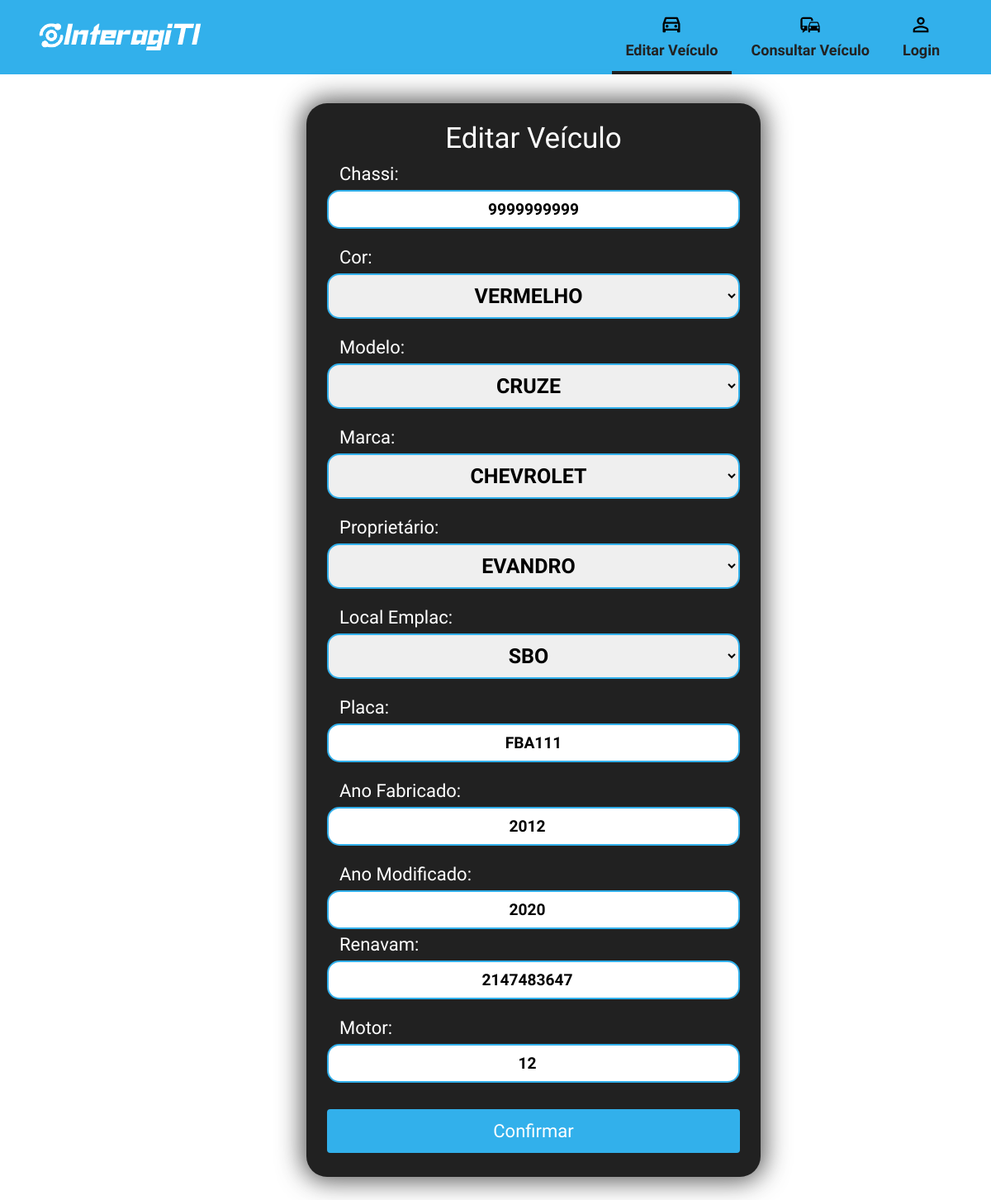
/editar_veiculos.php?id=54 (signed in), run on the app's committed database.
### tables this page shows
CREATE TABLE `veiculos` (
  `id` int(11) NOT NULL,
  `chassi` varchar(16) NOT NULL,
  `cor` tinyint(4) NOT NULL,
  `modelo` tinyint(4) NOT NULL,
  `marca` tinyint(4) NOT NULL,
  `proprietario` tinyint(4) NOT NULL,
  `local_emplac` tinyint(4) NOT NULL,
  `placa` varchar(7) NOT NULL,
  `ano_fab` varchar(4) NOT NULL,
  `ano_mod` varchar(4) NOT NULL,
  `renavam` int(11) NOT NULL,
  `motor` int(100) NOT NULL
);

### editar_veiculos.php (the view, shortened to what this page needs)
<?php
include('./script/conexao.php');
$select_id = "SELECT * FROM veiculos WHERE id = $_GET[id]";
$msqli = mysqli_query($conn, $select_id);
$row_veiculos = mysqli_fetch_assoc($msqli);
$sqlCor = "SELECT * FROM cor";
$cores = $mysqli->query($sqlCor) or die("Falha no SQL: " . $mysqli->error);
$sqlModelo = "SELECT * FROM modelo";
$modelos = $mysqli->query($sqlModelo) or die("Falha no SQL: " . $mysqli->error);
$sqlMarca = "SELECT * FROM marca";
$marcas = $mysqli->query($sqlMarca) or die("Falha no SQL: " . $mysqli->error);
$sqlProprietario = "SELECT * FROM proprietario";
$proprietarios = $mysqli->query($sqlProprietario) or die("Falha no SQL: " . $mysqli->error);
$sqlLocal_emplac = "SELECT * FROM local_emplac";
$local_emplacs = $mysqli->query($sqlLocal_emplac) or die("Falha no SQL: " . $mysqli->error);
?>
<!DOCTYPE html>
<html lang="pt-br">
  <head>
    <link rel="stylesheet" href="styles/reset.min.css" />
    <link rel="stylesheet" href="styles/style.css" />
  </head>
  <body>
    <header class="site-header">
      <div class="wrapper site-header__wrapper">
        <div class="site-header__start">
          <a href="cadastrar_veiculos.php"><img src="assets/logo-default.png" alt="logo"></a>
        </div>
        <div class="site-header__end">
          <nav class="nav">
            <ul class="nav__wrapper">
              <li class="nav__item active">
                <a href="cadastrar_veiculos.php">
                  <span>Editar Veículo</span>
                </a>
              </li>
              <li class="nav__item">
                <a href="consultar_veiculos.php">
                  <span>Consultar Veículo</span>
                </a>
              </li>
              <li class="nav__item">
                <a href="login.php">
                  <span>Login</span>
                </a>
              </li>
            </ul>
          </nav>
        </div>
      </div>
    </header>
    <div class="container">
      <div class="form-container">
        <h1>Editar Veículo</h1>
        <form action="script/form_edit.php" method="post">
          <label for="chassi">Chassi:</label>
          <input type="text" name="chassi" id="input" placeholder="9999999999999999" maxlength="16" required value="<?php echo $row_veiculos['chassi']; ?>">
          <br><br>
          <label for="cor">Cor:</label>
          <select name="cor" id="selection">
          <?php if ($cores) :?>
                  <?php foreach ($cores as $cor) : ?>
                  <?php if($cor['idCor'] == $row_veiculos['cor']){ ?>
                    <option selected value='<?php echo $cor['idCor']; ?>'><?php echo $cor['descricao']; ?></option>
                <?php }else{?>
                      <option value="<?php echo $cor['idCor']; ?>"><?php echo $cor['descricao']; ?></option> <?php } ?>
                  <?php endforeach; ?>
              <?php endif; ?>
          </select>
          <br><br>
          <label for="modelo">Modelo:</label>
          <select name="modelo" id="selection">
          <?php if ($modelos) :?>
                  <?php foreach ($modelos as $modelo) : ?>
                    <?php if($modelo['idModelo'] == $row_veiculos['modelo']){ ?>
                    <option selected value='<?php echo $modelo['idModelo']; ?>'><?php echo $modelo['descricao']; ?></option>
                <?php }else{?>
                      <option value="<?php echo $modelo['idModelo']; ?>"><?php echo $modelo['descricao']; ?></option> <?php } ?>
                  <?php endforeach; ?>
              <?php endif; ?>
          </select>
          <br><br>
          <label for="marca">Marca:</label>
          <select name="marca" id="selection">
          <?php if ($marcas) :?>
                  <?php foreach ($marcas as $marca) : ?>
                    <?php if($marca['idMarca'] == $row_veiculos['marca']){ ?>
                    <option selected value='<?php echo $marca['idMarca']; ?>'><?php echo $marca['descricao']; ?></option>
                <?php }else{?>
                      <option value="<?php echo $marca['idMarca']; ?>"><?php echo $marca['descricao']; ?></option> <?php } ?>
                  <?php endforeach; ?>
              <?php endif; ?>
          </select>
          <br><br>
          <label for="proprietario">Proprietário:</label>
          <select name="proprietario" id="selection">
          <?php if ($proprietarios) :?>
                  <?php foreach ($proprietarios as $proprietario) : ?>
                    <?php if($proprietario['idProp'] == $row_veiculos['proprietario']){ ?>
                    <option selected value='<?php echo $proprietario['idProp']; ?>'><?php echo $proprietario['descricao']; ?></option>
                <?php }else{?>
                      <option value="<?php echo $proprietario['idProp']; ?>"><?php echo $proprietario['descricao']; ?></option> <?php } ?>
                  <?php endforeach; ?>
              <?php endif; ?>
          </select>
          <br><br>
          <label for="local_emplac">Local Emplac:</label>
          <select name="local_emplac" id="selection">
          <?php if ($local_emplacs) :?>
                  <?php foreach ($local_emplacs as $local_emplac) : ?>
                    <?php if($local_emplac['idLocal_emplac'] == $row_veiculos['local_emplac']){ ?>
                    <option selected value='<?php echo $local_emplac['idLocal_emplac']; ?>'><?php echo $local_emplac['descricao']; ?></option>
                <?php }else{?>
                      <option value="<?php echo $local_emplac['idLocal_emplac']; ?>"><?php echo $local_emplac['descricao']; ?></option> <?php } ?>
                  <?php endforeach; ?>
              <?php endif; ?>
          </select>
          <br><br>
          <label for="placa">Placa:</label>
          <input type="text" name="placa" id="input" placeholder="" maxlength="7"
          value="<?php echo $row_veiculos['placa']; ?>" required>
          <br><br>
          <label for="ano_fab_mod">Ano Fabricado:</label>
          <input type="number" name="ano_fab" id="input" placeholder="2015" maxlength="4" min="1900" max="2099" step="1" value="<?php echo $row_veiculos['ano_fab']; ?>" required>
          <br><br>
          <label for="ano_fab_mod">Ano Modificado:</label>
          <input type="number" name="ano_mod" id="input" placeholder="2022" maxlength="4" min="1900" max="2099" step="1" value="<?php echo $row_veiculos['ano_mod']; ?>" required>
          <label for="renavam">Renavam:</label>
          <input type="number" name="renavam" id="input" placeholder="00000000000" maxlength="11" required value="<?php echo $row_veiculos['renavam']; ?>">
          <br><br>
          <label for="motor">Motor:</label>
          <input type="number" name="motor" id="input" placeholder="V11" maxlength="15" required value="<?php echo $row_veiculos['motor']; ?>">
          <br><br>
           <input type="submit" value="Confirmar">
          <br><br>
        </form>
      </div>
    </div>
  </body>
</html>

### styles/style.css (style rules this page uses)
* { -webkit-font-smoothing: antialiased; }
.site-header { position: relative; background-color: #32B0EB; }
.site-header__start { display: flex; align-items: center; }
.site-header__end { display: flex; align-items: center; }
.site-header__wrapper { display: flex; justify-content: space-between; align-items: center; padding-top: 1rem; padding-bottom: 1rem; }
@media (min-width: 800px) { .site-header__wrapper { padding-top: 0; padding-bottom: 0; } }
@media (min-width: 800px) { .nav__wrapper { display: flex; } }
.nav__item:not(:last-child) { margin-right: 0.5rem; }
.nav__item a { display: block; padding: 1rem; border-left: 4px solid transparent; }
@media (min-width: 800px) { .nav__item a { text-align: center; border-left: 0; border-bottom: 4px solid transparent; } }
.nav__item svg { display: inline-block; vertical-align: middle; width: 28px; height: 28px; margin-right: 1rem; }
@media (min-width: 800px) { .nav__item svg { display: block; margin: 0 auto 0.5rem; } }
.nav__item.active a { border-left-color: #222; }
@media (min-width: 800px) { .nav__item.active a { border-bottom-color: #212121; } }
.wrapper { max-width: 1140px; padding-left: 1rem; padding-right: 1rem; margin-left: auto; margin-right: auto; }
*, *:before, *:after { box-sizing: border-box; }
a { text-decoration: none; color: #222; }
html { -webkit-font-smoothing: antialiased; -moz-osx-font-smoothing: grayscale; }
body { font-family: 'Work Sans', sans-serif; }
.container { border-radius: 25px; max-width: 768px; margin: 35px; width: 550px; height: 1300px; top: 50%; left: 28%; flex-direction: row; position: relative; background-color: #212121; padding: 25px; -webkit-box-shadow: 0px 0px 30px 5px rgba(33,33,33,0.75); box-shadow: 0px 0px 30px 5px rgba(33,33,33,0.75); }
h1 { color: #fff; font-size: 35px; margin-bottom: 15px; text-align: center; flex: 1; justify-content: center; padding: 0%; }
span { font-weight: bolder; }
label { margin-left: 3%; color: #fff; font-size: 22px; }
input[type=text], [type=number] { width: 100%; text-align: center; justify-content: center; font-size: 18px; padding: 10px 10px; margin: 8px 0; display: inline-block; border: 2px solid #32B0EB; border-radius: 15px; box-sizing: border-box; }
select { width: 100%; text-align: center; justify-content: center; font-size: 15px; padding: 10px 10px; text-transform: uppercase; margin: 8px 0; display: inline-block; border: 2px solid #32B0EB; border-radius: 15px; box-sizing: border-box; }
input[type=submit] { width: 100%; background-color: #32B0EB; color: white; border-radius: 60px; padding: 14px 20px; margin: 8px 0; border: none; border-radius: 4px; cursor: pointer; }
* { font-family: 'Work Sans', sans-serif; }

### editar_veiculos.php (style rules this page uses)
input[type="text"], [type="number"], [type="select"] { font-weight: 900; font-size: larger; }
span { font-weight: 900; font-size: large; }
select { font-size: 25px; font-weight: 600; }
option { font-size: 23px; }
input[type=submit] { font-size: 22px; }

### data on the page
veiculos: chassi "9999999999", placa "FBA111", ano_fab "2012", ano_mod "2020", renavam "2147483647", motor "12"

### other printed values
form field cor "VERMELHO"
form field modelo "CRUZE"
form field marca "CHEVROLET"
form field proprietario "EVANDRO"
form field local_emplac "SBO"
